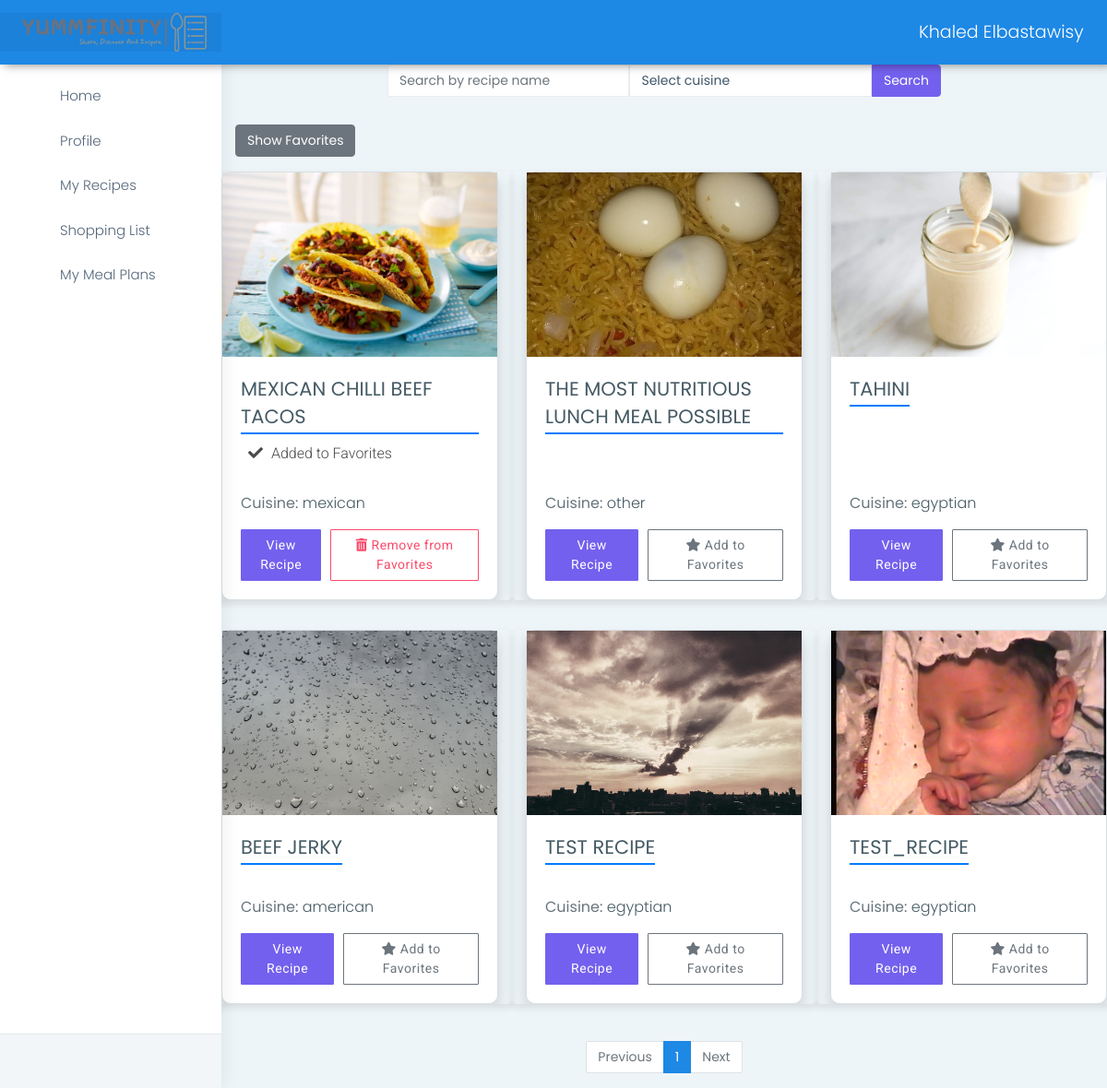
Before: /browse_recipes (signed in) with the older database file.
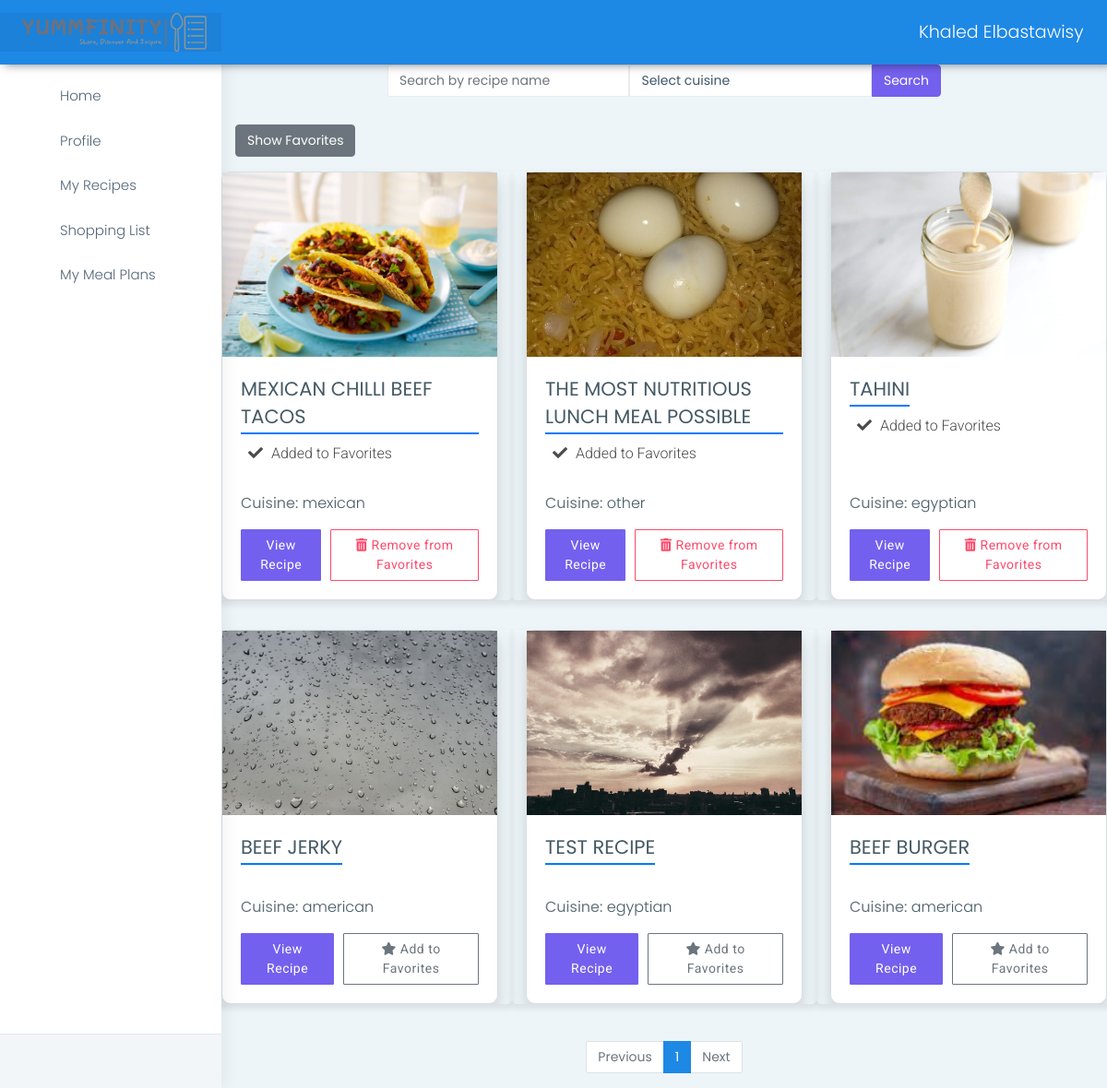
After: the same page with the newer database file.
### apps/authentication/models.py (models this page shows, shortened)
class User(db.Model, UserMixin):
    id = db.Column(db.Integer, primary_key=True)
    username = db.Column(db.String(64), unique=True)
    email = db.Column(db.String(64), unique=True)
    password = db.Column(db.LargeBinary)
    recipes = db.relationship('Recipe', backref='user')
    ratings = db.relationship('Rating', backref='user')
    comments = db.relationship('Comment', backref='user')
    profile = db.relationship("UserProfile", uselist=False, back_populates="user")
    activities = db.relationship('UserActivity', back_populates='user', lazy=True)
    followers = db.relationship('Follow', foreign_keys=[Follow.followed_id], back_populates='followed', lazy='dynamic', cascade='all, delete-orphan')
    following = db.relationship('Follow', foreign_keys=[Follow.follower_id], back_populates='follower', lazy='dynamic', cascade='all, delete-orphan')
    shopping_list = db.relationship('ShoppingList', backref='user', lazy=True, cascade='all, delete-orphan')
    meal_plan = db.relationship('MealPlan', backref='user', lazy=True, cascade='all, delete-orphan')

class Recipe(db.Model):
    id = db.Column(db.Integer, primary_key=True)
    cuisine = db.Column(db.String(64))
    name = db.Column(db.String(64))
    description = db.Column(db.Text, nullable=False)
    user_id = db.Column(db.Integer, db.ForeignKey('user.id'), nullable=False)
    cooking_time = db.Column(db.Integer, nullable=False)
    cuisine = db.Column(db.String(64), nullable=False)
    image = db.Column(db.String(255), nullable=True)
    ingredients = db.relationship('Ingredient', backref='recipe', lazy=True, cascade='all, delete-orphan')
    instructions = db.relationship('Instruction', backref='recipe', lazy=True, cascade='all, delete-orphan')
    ratings = db.relationship('Rating', backref='recipe', lazy=True, cascade='all, delete-orphan')
    comments = db.relationship('Comment', backref='recipe', lazy=True, cascade='all, delete-orphan')
    activities = db.relationship('UserActivity', back_populates='recipe', lazy=True, cascade='all, delete-orphan')

### apps/home/routes.py (the view)
@blueprint.route('/browse_recipes')
@login_required
def browse_recipes():
    recipes = Recipe.query.all()
    recipes_per_page = 6
    page = request.args.get('page', 1, type=int)
    total_recipes = Recipe.query.count()
    total_pages = ceil(total_recipes / recipes_per_page)
    page_range = list(range(max(1, page - 2), min(total_pages, page + 2) + 1))
    recipes = Recipe.query.paginate(page, recipes_per_page, False).items
    favorite_recipes = UserProfile.query.filter_by(user_id=current_user.id).first().favorite_recipes
    cuisines = ['egyptian','american', 'chinese', 'french', 'italian', 'mexican', 'thai']
    return render_template('home/browse_recipes.html',  segment='browse_recipes', Recipes=recipes, page=page, total_pages=total_pages,
                            page_range=page_range, favorite_recipes=favorite_recipes, cuisines=cuisines)

### apps/__init__.py (called while the page is built)
def configure_database(app):
    @app.before_first_request
    def initialize_database():
        db.create_all()
    @app.teardown_request
    def shutdown_session(exception=None):
        db.session.remove()

### apps/authentication/models.py (called while the page is built)
@login_manager.user_loader
def user_loader(id):
    return User.query.filter_by(id=id).first()

    @property
    def favorite_recipes(self):
        if self.favorite_recipes_str:
            return [int(recipe_id) for recipe_id in self.favorite_recipes_str.split(',')]
        return []

### apps/templates/home/browse_recipes.html (shortened to what this page needs)
{% extends '/layouts/base.html' %}
{% block content %}
<head>
<link rel="stylesheet" href="{{ url_for('static', filename='assets/css/custom.css') }}" />
<link rel="stylesheet" href="https://cdnjs.cloudflare.com/ajax/libs/font-awesome/5.15.1/css/all.min.css" />
</head>
<div class="container">
    <div class="search-container">
        <form class="search-form" action="{{ url_for('home_blueprint.search_results') }}" method="GET">
            <input type="text" class="form-control" name="recipe_name" placeholder="Search by recipe name">
            <select class="form-control" name="cuisine">
                <option value="">Select cuisine</option>
            </select>
            <button type="submit" class="btn btn-primary" id = 'search-btn'>Search</button>
        </form>
    </div>
        <button type="button" class="btn btn-secondary" id="show-favorites-btn" onclick="toggleFavorites()">Show Favorites</button>
</div>
<div class="tab-pane active" id="home" role="tabpanel">
    <div class="row">
        {% for recipe in Recipes %}
        <div class="col-md-4 col-sm-6 my-3 recipe-card {% if recipe.id in favorite_recipes %}favorite{% endif %}">
            <div class="card h-100">
                {% if recipe.image %}
                <img src="{{ url_for('static', filename='assets/images/' + recipe.image) }}" class="card-img-top img-responsive" alt="{{ recipe.name }}">
                {% endif %}
                <div class="card-body d-flex flex-column">
                    <div>
                        <h5 class="card-title mb-1">{{ recipe.name }}</h5>
                        {% if recipe.id in favorite_recipes %}
                        <div class="favorite-text-container">
                            <span class="favorited-text mx-2">
                                <i class="fas fa-check"></i>
                                Added to Favorites
                            </span>
                        </div>
                        {% endif %}
                    </div>
                    {% if recipe.cuisine %}
                    <p class="card-text mt-auto mb-3"><strong>Cuisine:</strong> {{ recipe.cuisine }}</p>
                    {% endif %}
                    <div class="d-flex align-items-center justify-content-between">
                        <div class="view-recipe-container">
                            <a href="{{ url_for('home_blueprint.recipe_details', recipe_id=recipe.id) }}" class="btn btn-primary btn-sm view-recipe-btn">View Recipe</a>
                        </div>
                        <div class="favorite-action-container">
                            {% if recipe.id in favorite_recipes %}
                            <a href="{{ url_for('home_blueprint.remove_from_favorites', recipe_id=recipe.id) }}" class="btn btn-outline-danger btn-sm favorite-action-btn">
                                <i class="fas fa-trash-alt"></i>
                                Remove from Favorites
                            </a>
                            {% else %}
                            <a href="{{ url_for('home_blueprint.add_to_favorites', recipe_id=recipe.id) }}" class="btn btn-outline-secondary btn-sm favorite-action-btn">
                                <i class="fas fa-star"></i>
                                Add to Favorites
                            </a>
                            {% endif %}
                        </div>
                    </div>
                </div>
            </div>
        </div>
        {% endfor %}
    </div>
    <div class="d-flex justify-content-center mt-4">
        <nav aria-label="Page navigation">
            <ul class="pagination">
                <li class="page-item {% if page == 1 %}disabled{% endif %}">
                    <a class="page-link" href="{{ url_for('home_blueprint.browse_recipes', page=page-1) if page > 1 }}">Previous</a>
                </li>
                {% for p in page_range %}
                <li class="page-item {% if p == page %}active{% endif %}">
                    <a class="page-link" href="{{ url_for('home_blueprint.browse_recipes', page=p) }}">{{ p }}</a>
                </li>
                {% endfor %}
                <li class="page-item {% if page == total_pages %}disabled{% endif %}">
                    <a class="page-link" href="{{ url_for('home_blueprint.browse_recipes', page=page+1) if page < total_pages }}">Next</a>
                </li>
            </ul>
        </nav>
    </div>
</div>
{% endblock %}

### apps/templates/layouts/base.html (shortened to what this page needs)
<!DOCTYPE html>
<html dir="ltr" lang="en">
<head>
    <link href="{{ config.ASSETS_ROOT }}/css/style.min.css" rel="stylesheet">
</head>
<body>
    <div id="main-wrapper" data-layout="vertical" data-navbarbg="skin6" data-sidebartype="full"
        data-sidebar-position="absolute" data-header-position="absolute" data-boxed-layout="full">
        {% include 'includes/navigation.html' %}
        {% include 'includes/sidebar.html' %}
        <div class="page-wrapper">
            {% block content %}{% endblock content %}
        </div>
    </div>
</body>
</html>

### apps/templates/includes/navigation.html (shortened to what this page needs)
<header class="topbar" data-navbarbg="skin6">
    <nav class="navbar top-navbar navbar-expand-md navbar-dark">
        <div class="navbar-header" data-logobg="skin6">
            <a class="navbar-brand ms-4" href="/">
                <img src="{{ config.ASSETS_ROOT }}/images/logo-no-background.png" alt="homepage" class="dark-logo" style="width: 200px; height: auto;" />
            </a>
        </div>
        <div class="navbar-collapse collapse" id="navbarSupportedContent" data-navbarbg="skin5">
            <ul class="navbar-nav">
                <li class="nav-item dropdown">
                    <a class="nav-link dropdown-toggle text-muted waves-effect waves-dark" href="#" id="navbarDropdown" role="button" data-bs-toggle="dropdown" aria-expanded="false">
                        {{ current_user.username }}
                    </a>
                </li>
            </ul>
        </div>
    </nav>
</header>

### apps/templates/includes/sidebar.html
<aside class="left-sidebar" data-sidebarbg="skin6">
    <div class="scroll-sidebar">
        <nav class="sidebar-nav">
            <ul id="sidebarnav">
                <li class="sidebar-item"> <a class="sidebar-link waves-effect waves-dark sidebar-link"
                        href="/" aria-expanded="false"><i class="mdi me-2 mdi-home"></i><span
                            class="hide-menu">Home</span></a></li>
                <li class="sidebar-item"> <a class="sidebar-link waves-effect waves-dark sidebar-link"
                        href="/my_profile" aria-expanded="false">
                        <i class="mdi me-2 mdi-account-check"></i><span class="hide-menu">Profile</span></a>
                </li>
                <li class="sidebar-item"> <a class="sidebar-link waves-effect waves-dark sidebar-link"
                        href="/my_recipes" aria-expanded="false"><i class="mdi me-2 mdi-book"></i><span
                            class="hide-menu">My Recipes</span></a>
                </li>
                <li class="sidebar-item"> <a class="sidebar-link waves-effect waves-dark sidebar-link"
                        href="/shopping_list" aria-expanded="false"><i class="mdi me-2 mdi-cart"></i><span
                            class="hide-menu">Shopping List</span></a>
                </li>
                <li class="sidebar-item"> <a class="sidebar-link waves-effect waves-dark sidebar-link"
                    href="/my_meal_plan" aria-expanded="false"><i class="mdi me-2 mdi-calendar"></i><span
                        class="hide-menu">My Meal Plans</span></a>
                </li>
            </ul>
        </nav>
    </div>
    <div class="sidebar-footer">
        <div class="row">
            <div class="col-4 link-wrap">
                <a href="{{ url_for('authentication_blueprint.logout') }}" class="link" data-toggle="tooltip" title="" data-original-title="Logout"><i
                        class="mdi mdi-power"></i></a>
            </div>
        </div>
    </div>
</aside>

### apps/static/assets/css/custom.css (style rules this page uses)
.recipe-card { box-shadow: 0 4px 8px rgba(0, 0, 0, 0.1); border-radius: 5px; overflow: hidden; transition: 0.3s; }
.favorited-text { font-family: 'Roboto', sans-serif; font-size: 16px; color: #4a4a4a; }
.favorite-text-container { margin-top: 5px; }
.favorited-text i { margin-right: 5px; }
.img-responsive { object-fit: cover; width: 100%; height: 200px; }
.search-container { margin-bottom: 30px; display: flex; justify-content: center; }
.search-form { display: flex; width: 100%; max-width: 600px; }
.search-form .form-control { border-top-right-radius: 0; border-bottom-right-radius: 0; }
.search-form .btn { border-top-left-radius: 0; border-bottom-left-radius: 0; }
body { background-color: #f8f9fa; }
.container { max-width: 1000px; }
.card { box-shadow: 0 0.5rem 1rem rgba(0, 0, 0, 0.15); border-radius: 10px; }
.card-title { font-weight: bold; text-transform: uppercase; border-bottom: 2px solid #007bff; display: inline-block; padding-bottom: 2px; }
a { color: #007bff; text-decoration: none; }
.view-recipe-btn, .favorite-action-btn { font-family: 'Roboto', sans-serif; font-size: 14px; letter-spacing: 0.5px; padding: 6px 12px; }
.view-recipe-container { margin-right: 10px; }

Changed rows visible on the page:
removed Recipe: image (picture), name "TEST_RECIPE", cuisine "egyptian"
computed for Recipe "THE MOST NUTRITIOUS LUNCH MEAL POSSIBLE": text "Add to Favorites" → "Added to Favorites Remove from Favorites"
computed for Recipe "TAHINI": text "Add to Favorites" → "Added to Favorites Remove from Favorites"
added Recipe: image (picture), name "BEEF BURGER", cuisine "american"
